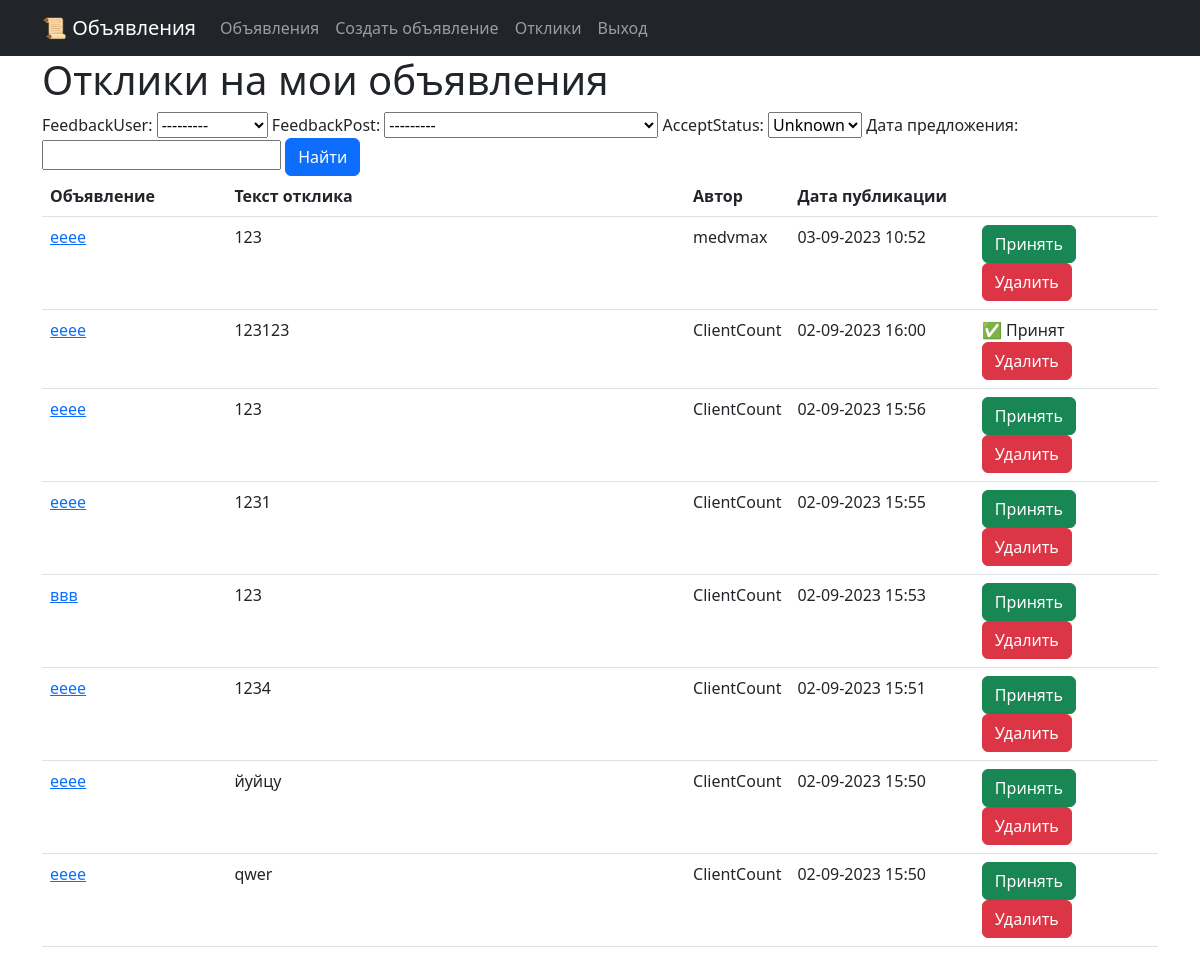
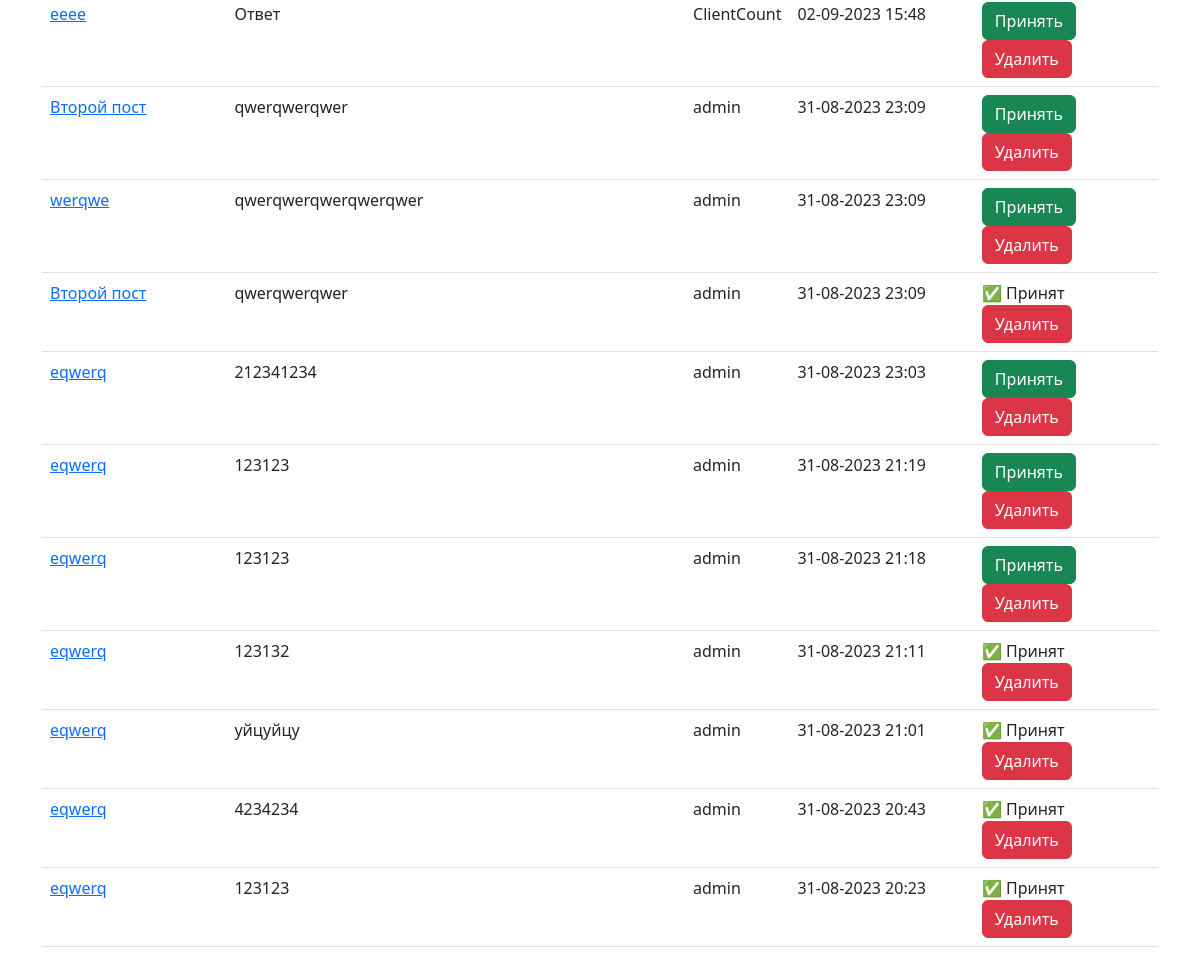
Page /replys/ (signed in) on the earlier database version (2 pictures, top to bottom).
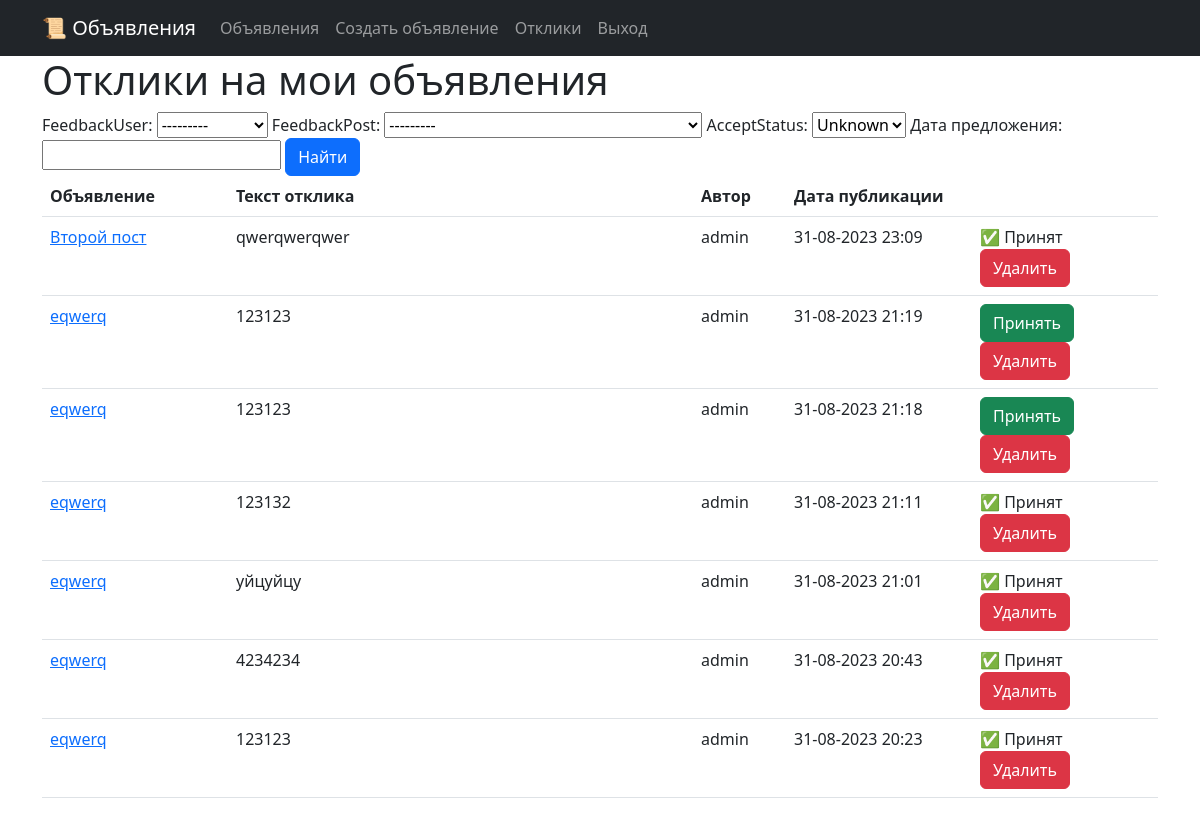
Same page on the later database version.
### boardapp/models.py (models this page shows, shortened)
class Reply(models.Model):
    feedbackUser = models.ForeignKey(User, on_delete=models.CASCADE, related_name='user_replys')
    feedbackPost = models.ForeignKey(Post, on_delete=models.CASCADE, related_name='post_replys' )
    acceptStatus = models.BooleanField(default=False)
    text = models.TextField()
    dateCreation = models.DateTimeField(auto_now_add=True)

class Post(models.Model):
    user = models.ForeignKey(User, on_delete=models.CASCADE, related_name='user_posts')
    title = models.CharField(max_length=128)
    content = models.TextField()
    dateCreation = models.DateTimeField(auto_now_add=True)
    TANK = 'TK'
    HEAL = 'HL'
    DD = 'DD'
    MERCHANT = 'MC'
    GUILDMASTER = 'GM'
    QUESTGIVER = 'QG'
    BLACKSMITH = 'BS'
    LEATHERWORKER = 'LW'
    POTIONSMASTER = 'PM'
    SPELLMASTER = 'SM'
    CATEGORY_CHOICES = (
        (TANK, 'Танки'),
        (HEAL, 'Хилы'),
        (DD, 'ДД'),
        (MERCHANT, 'Торговцы'),
        (GUILDMASTER, 'Гилдмастеры'),
        (QUESTGIVER, 'Квестгиверы'),
        (BLACKSMITH, 'Кузнецы'),
        (LEATHERWORKER, 'Кожевники'),
        (POTIONSMASTER, 'Зельевары'),
        (SPELLMASTER, 'Мастера заклинаний'),
    )
    categoryType = models.CharField(max_length=2, choices=CATEGORY_CHOICES)
    def __str__(self):
        return f'Объявление #{self.pk} - {self.title}'

### boardapp/views.py (the view)
# urls.py: path('replys/', ReplyList.as_view(), name='reply_list'),
class ReplyList(LoginRequiredMixin, ListView):
    model = Reply
    template_name='boardapp/replylist.html'
    context_object_name='replys'
    ordering = ['-dateCreation']
    paginate_by = 10
    def get_queryset(self):
        user = self.request.user
        return Reply.objects.filter(feedbackPost__user=user).order_by('-dateCreation')
    def get_context_data(self, **kwargs):
        context = super().get_context_data(**kwargs)
        context['filter'] = ReplyFilter(self.request.GET, queryset=self.get_queryset())
        return context

### boardapp/templates/boardapp/replylist.html (shortened to what this page needs)
{% extends 'layout/default.html' %}
{% block content %}
    <h1>Отклики на мои объявления</h1>
    <form method="GET">
        {{ filter.form }}
        <input class="btn btn-primary" type="submit" value="Найти">
    </form>
    {% if replys %}
        <table  class="table table-hover">
            <tr>
                <th scope="col" class="col-2">
                    Объявление
                </th>
                <th scope="col" class="col-5">
                    Текст отклика
                </th>
                <th scope="col" class="col-1">
                    Автор
                </th>
                <th scope="col" class="col-2">
                    Дата публикации
                </th>
                <th scope="col" class="col-2">
                </th>
            </tr>
            {% for p in filter.qs %}
            <tr>
                <td>
                    <a href="{% url 'post_detail' p.feedbackPost.id %}">
                        {{p.feedbackPost.title}}
                    </a>
                </td>
                <td>
                    {{p.text}}
                </td>
                <td>
                    {{p.feedbackUser.username}}
                </td>
                <td>
                    {{p.dateCreation|date:'d-m-Y H:i'}}
                </td>
                <td>
                    {% if not p.acceptStatus %}
                    <a class="btn btn-success" role="button" href="{% url 'accept_reply' p.id %}">
                        Принять
                    </a>
                    {% else %}
                    ✅ Принят
                    {% endif %}
                    <a class="btn btn-danger" role="button" href="{% url 'delete_reply' p.id %}">
                        Удалить
                    </a>
                </td>
            </tr>
            {% endfor %}
        </table>
        {% else %}
        <h3>Нет объявлений</h3>
    {% endif %}
{% endblock content %}

### templates/layout/default.html (shortened to what this page needs)
<!DOCTYPE html>
<html lang="en">
    <head>
        {% load static %}
        <link href="{% static 'css/styles.css' %}" rel="stylesheet" />
    </head>
    <body>
        <nav class="navbar navbar-expand-lg navbar-dark bg-dark static-top">
            <div class="container">
                <a class="navbar-brand" href="/">📜 Объявления</a>
                <div class="collapse navbar-collapse" id="navbarResponsive">
                    <ul class="navbar-nav ml-auto">
                        <li class="nav-item">
                            <a class="nav-link" href="/">Объявления</a>
                        </li>
                        <li class="nav-item">
                            <a class="nav-link" href="/posts/create/">Создать объявление</a>
                        </li>
                        <li class="nav-item">
                            <a class="nav-link" href="/replys/">Отклики</a>
                        </li>
                        {% if not user.is_authenticated %}
                        <li class="nav-item">
                            <a class="nav-link" href="/sign/">Вход</a>
                        </li>
                        {% else %}
                        <li class="nav-item">
                            <a class="nav-link" href="/logout/">Выход</a>
                        </li>
                        {% endif %}
                    </ul>
                </div>
            </div>
         </nav>
        <div class="container">
            <div class="row">
                <div class="col-lg-12">
                    {% block content %}
                    {% endblock content %}
                </div>
            </div>
         </div>
    </body>
</html>

Differences in the rows shown:
removed Reply: feedbackPost "ееее", text "123", feedbackUser.username "medvmax", dateCreation "03-09-2023 10:52", acceptStatus "Принять"
removed Reply: feedbackPost "ееее", text "123123", feedbackUser.username "ClientCount", dateCreation "02-09-2023 16:00", acceptStatus "✅ Принят"
removed Reply: feedbackPost "ееее", text "123", feedbackUser.username "ClientCount", dateCreation "02-09-2023 15:56", acceptStatus "Принять"
removed Reply: feedbackPost "ееее", text "1231", feedbackUser.username "ClientCount", dateCreation "02-09-2023 15:55", acceptStatus "Принять"
removed Reply: feedbackPost "ввв", text "123", feedbackUser.username "ClientCount", dateCreation "02-09-2023 15:53", acceptStatus "Принять"
removed Reply: feedbackPost "ееее", text "1234", feedbackUser.username "ClientCount", dateCreation "02-09-2023 15:51", acceptStatus "Принять"
removed Reply: feedbackPost "ееее", text "йуйцу", feedbackUser.username "ClientCount", dateCreation "02-09-2023 15:50", acceptStatus "Принять"
removed Reply: feedbackPost "ееее", text "qwer", feedbackUser.username "ClientCount", dateCreation "02-09-2023 15:50", acceptStatus "Принять"
removed Reply: feedbackPost "ееее", text "Ответ", feedbackUser.username "ClientCount", dateCreation "02-09-2023 15:48", acceptStatus "Принять"
removed Reply: feedbackPost "Второй пост", text "qwerqwerqwer", feedbackUser.username "admin", dateCreation "31-08-2023 23:09", acceptStatus "Принять"
removed Reply: feedbackPost "werqwe", text "qwerqwerqwerqwerqwer", feedbackUser.username "admin", dateCreation "31-08-2023 23:09", acceptStatus "Принять"
removed Reply: feedbackPost "eqwerq", text "212341234", feedbackUser.username "admin", dateCreation "31-08-2023 23:03", acceptStatus "Принять"
